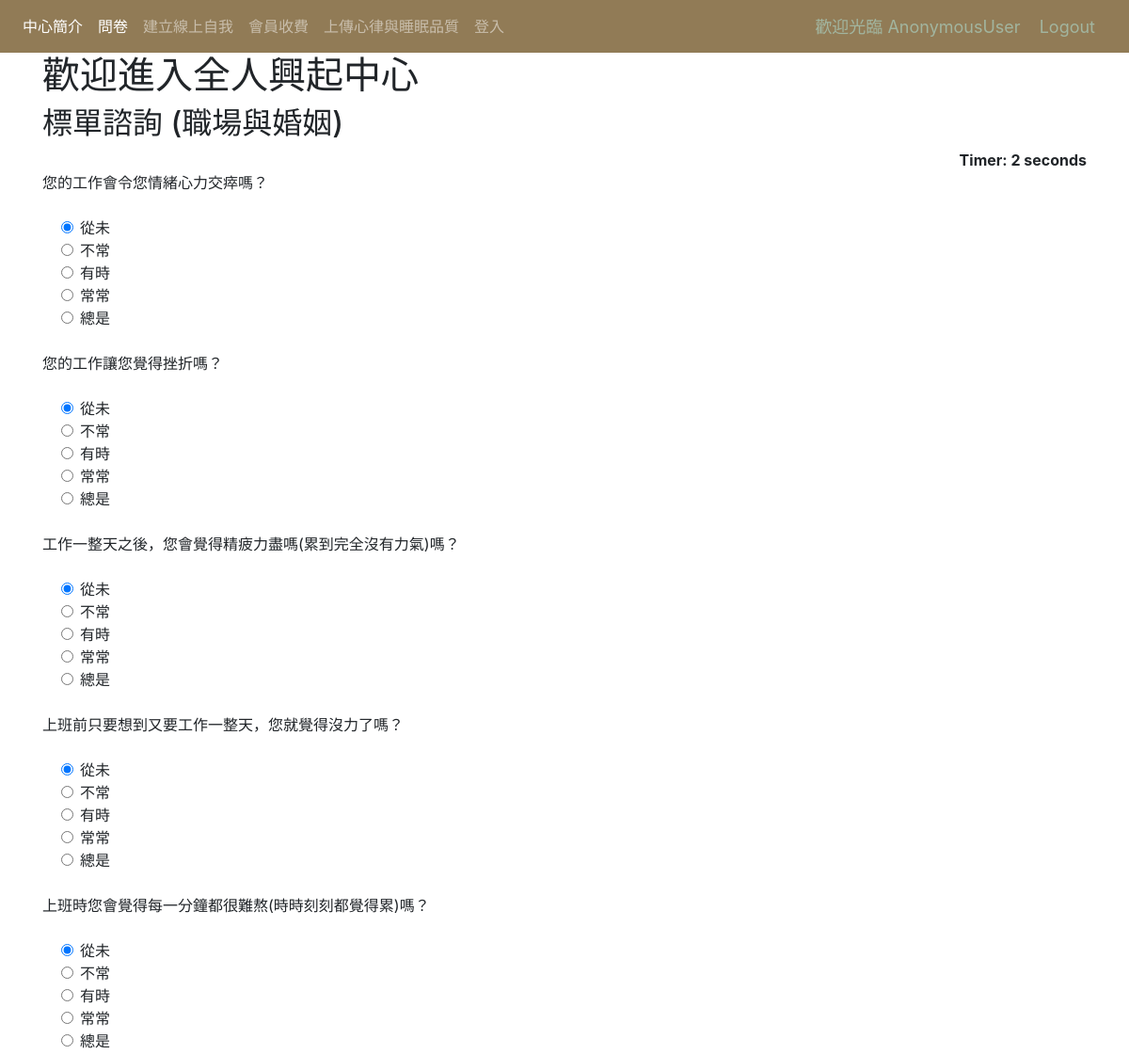
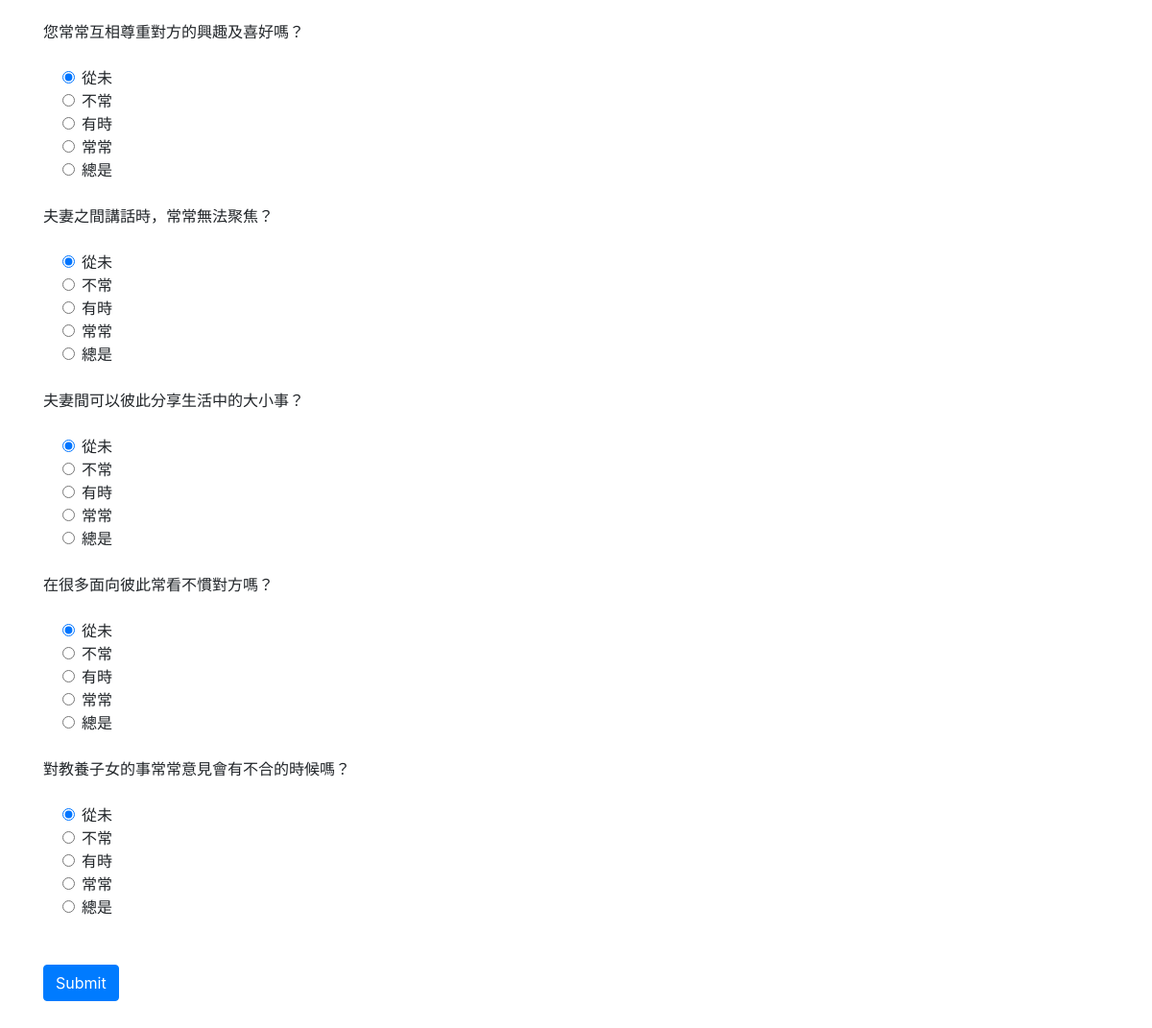
The page /question/ on the database its author committed (2 pictures, top to bottom).
### Quiz/models.py (models this page shows, shortened)
class testQuesModel(models.Model):
    question = models.CharField(max_length=200,null =True)
    op1 = models.CharField(max_length=200,null =True)
    op2 = models.CharField(max_length=200,null =True)
    op3 = models.CharField(max_length=200,null =True)
    op4 = models.CharField(max_length=200,null =True)
    op5 = models.CharField(max_length=200,null =True)

### Quiz/views.py (the view)
# urls.py: path('question/', question, name='question'),
def question(request):
    if request.method == 'POST':
        questions=testQuesModel.objects.all()
        l = 0
        o = 0
        final=0
        res = "我們建議你預約以下幾個心理諮商："
        label = ["職場諮商","婚姻/親子諮商"]
        for q in questions:
            l += 1
            if "option1" ==  request.POST.get(q.question):
                o += 0
            elif "option2" ==  request.POST.get(q.question):
                o += 1
            elif "option3" ==  request.POST.get(q.question):
                o += 2
            elif "option4" ==  request.POST.get(q.question):
                o += 3
            elif "option5" ==  request.POST.get(q.question):
                o += 5
            if (l % 5) == 0:
                final += o
                if o >= 15:
                    res = res + label[int(l/5-1)] + "  "
                if final > 35:
                    warn = "麻煩盡快聯絡我們"
                    img = "worse.jpeg"
                elif final < 10:
                    warn = "你非常棒"
                    img = "good.jpeg"
                    res = "歡迎參觀全人快樂中心"
                else:
                    warn = "可以考慮加入全人聊天社團"
                    img = "medium.jpeg"
                o = 0
        context = {'questions':o, "res":res, "warn": warn, "img":img}
        return render(request,'Quiz/result1.html',context)
    else:
        questions=testQuesModel.objects.all()
        context = {'questions':questions}
        return render(request,'Quiz/question.html',context)

### Quiz/templates/Quiz/question.html (shortened to what this page needs)
{% extends 'Quiz/dependencies.html' %}
{% block content %}
{% load static %}
<div class="container ">
<h1>歡迎進入全人興起中心</h1>
<h2>標單諮詢 (職場與婚姻)</h2>
<div align="right " id="displaytimer"><b>Timer: 0 seconds</b></div>
 <form method='post' action=''>
    {% for q  in questions%}
    <div class="form-group">
      <label for="question">{{q.question}}</label>
    </div>
    <div class="form-check">
        <div class="form-check">
            <input class="form-check-input" type="radio" name="{{q.question}}" id="gridRadios1" value="option1" checked>
            <label class="form-check-label" for="gridRadios1">
                {{q.op1}}
            </label>
        </div>
        <div class="form-check">
            <input class="form-check-input" type="radio" name="{{q.question}}" id="gridRadios2" value="option2">
            <label class="form-check-label" for="gridRadios2">
                {{q.op2}}
            </label>
        </div>
        <div class="form-check">
            <input class="form-check-input" type="radio" name="{{q.question}}" id="gridRadios3" value="option3">
            <label class="form-check-label" for="gridRadios3">
                {{q.op3}}
            </label>
        </div>
        <div class="form-check">
            <input class="form-check-input" type="radio" name="{{q.question}}" id="gridRadios4" value="option4">
            <label class="form-check-label" for="gridRadios4">
                {{q.op4}}
            </label>
        </div>
	<div class="form-check">
            <input class="form-check-input" type="radio" name="{{q.question}}" id="gridRadios5" value="option5">
            <label class="form-check-label" for="gridRadios5">
                {{q.op5}}
            </label>
        </div>
        <br>
    </div>
    {% endfor %}
    <br>
    <button type="submit" class="btn btn-primary">Submit</button>
  </form>
</div>
{% endblock %}

### Quiz/templates/Quiz/dependencies.html (shortened to what this page needs)
{% load static %}
<html>
    <head>
        <link rel="stylesheet" href="https://stackpath.bootstrapcdn.com/bootstrap/4.5.0/css/bootstrap.min.css">
    </head>
    <body>
        {% include 'Quiz/navbar.html' %}
        {% block content %}
        {% endblock %}
        <br>
    </body>
</html>

### Quiz/templates/Quiz/navbar.html (shortened to what this page needs)
{% load static %}
<nav class="navbar navbar-expand-lg navbar-dark" style="background-color: #917B56;">
  <div class="collapse navbar-collapse" id="navbarNav">
    <ul class="navbar-nav">
	<li class="nav-item active">
		<a class="nav-link" href="{% url 'home' %}">中心簡介</a>
	</li>
      <li class="nav-item active">
        <a class="nav-link" href="{% url 'question' %}">問卷</a>
      </li>
      <li class="nav-item">
	    <a class="nav-link" href="{% url 'avatar' %}">建立線上自我</a>
      </li>
      <li class="nav-item">
            <a class="nav-link" href="{% url 'price' %}">會員收費</a>
      </li>
      <li class="nav-item">
            <a class="nav-link" href="{% url 'upload_hs' %}">上傳心律與睡眠品質</a>
      </li>
	<li class="nav-item">
	    <a class="nav-link" href="{% url 'login' %}">登入</a>
	</li>
      </ul>
  </div>
  <span class="greet">歡迎光臨 {{request.user}}</span>
  <span ><a  class="greet" href="{% url 'logout' %}">Logout</a></span>
</nav>

### Quiz/templates/Quiz/navbar.html (style rules this page uses)
.greet { font-size: 18px; color: #A2B59F; margin-right: 20px; }

### rows shown on the page
testQuesModel: question "您的工作會令您情緒心力交瘁嗎？", op1 "從未", op2 "不常", op3 "有時", op4 "常常", op5 "總是"
testQuesModel: question "您的工作讓您覺得挫折嗎？", op1 "從未", op2 "不常", op3 "有時", op4 "常常", op5 "總是"
testQuesModel: question "工作一整天之後，您會覺得精疲力盡嗎(累到完全沒有力氣)嗎？", op1 "從未", op2 "不常", op3 "有時", op4 "常常", op5 "總是"
testQuesModel: question "上班前只要想到又要工作一整天，您就覺得沒力了嗎？", op1 "從未", op2 "不常", op3 "有時", op4 "常常", op5 "總是"
testQuesModel: question "上班時您會覺得每一分鐘都很難熬(時時刻刻都覺得累)嗎？", op1 "從未", op2 "不常", op3 "有時", op4 "常常", op5 "總是"
testQuesModel: question "您常常互相尊重對方的興趣及喜好嗎？", op1 "從未", op2 "不常", op3 "有時", op4 "常常", op5 "總是"
testQuesModel: question "夫妻之間講話時，常常無法聚焦？", op1 "從未", op2 "不常", op3 "有時", op4 "常常", op5 "總是"
testQuesModel: question "夫妻間可以彼此分享生活中的大小事？", op1 "從未", op2 "不常", op3 "有時", op4 "常常", op5 "總是"
testQuesModel: question "在很多面向彼此常看不慣對方嗎？", op1 "從未", op2 "不常", op3 "有時", op4 "常常", op5 "總是"
testQuesModel: question "對教養子女的事常常意見會有不合的時候嗎？", op1 "從未", op2 "不常", op3 "有時", op4 "常常", op5 "總是"

### other values the page prints
{{ request.user }} "AnonymousUser"
